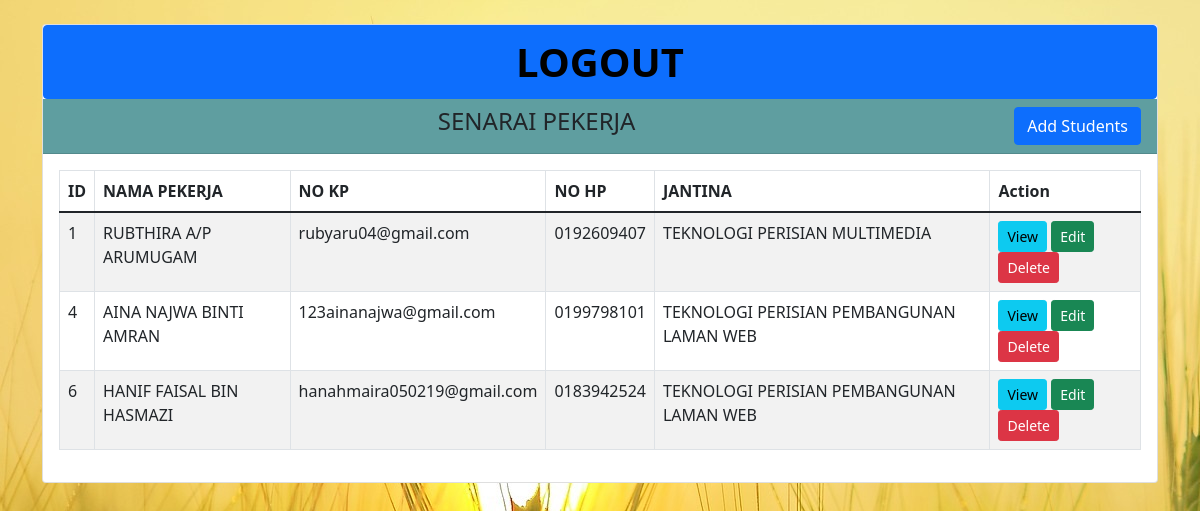
The page / on the database its author committed.
### tables this page shows
CREATE TABLE `students` (
  `id` int(100) NOT NULL,
  `name` varchar(100) NOT NULL,
  `email` varchar(100) NOT NULL,
  `phone` varchar(100) NOT NULL,
  `course` varchar(100) NOT NULL
);

### index.php (the view, shortened to what this page needs)
<?php
    require 'dbcon.php';
?>
<!doctype html>
<html lang="en">
  <head>
    <link href="https://cdn.jsdelivr.net/npm/bootstrap@5.1.3/dist/css/bootstrap.min.css" rel="stylesheet">
</head>
<body>
    <div class="container mt-4">
                <div class="row">
                    <div class="col-md-12">
                        <div class="card">
                    <a href="main.php" class="btn btn-primary float-end" style="font-size: 40px; color:black; font-weight:bold">LOGOUT</a>
                            <div class="card-header" style="background-color:cadetblue;">
                                <h4 style="text-align:center;">SENARAI PEKERJA
                                    <a href="student-create.php"  class="btn btn-primary float-end">Add Students</a><br>
                                </h4>
                            </div>
                            <div class="card-body" >
                                <table class="table table-bordered table-striped">
                                    <thead>
                                        <tr>
                                            <th>ID</th>
                                            <th>NAMA PEKERJA</th>
                                            <th>NO KP</th>
                                            <th>NO HP</th>
                                            <th>JANTINA</th>
                                            <th>Action</th>
                                        </tr>
                                    </thead>
                                    <tbody>
                                        <?php
                                            $query = "SELECT * FROM students";
                                            $query_run = mysqli_query($con, $query);
                                            if(mysqli_num_rows($query_run) > 0)
                                            {
                                                foreach($query_run as $student)
                                                {
                                                    ?>
                                                    <tr>
                                                        <td><?= $student['id']; ?></td>
                                                        <td><?= $student['name']; ?></td>
                                                        <td><?= $student['email']; ?></td>
                                                        <td><?= $student['phone']; ?></td>
                                                        <td><?= $student['course']; ?></td>
                                                        <td>
                                                            <a href="student-view.php?id=<?= $student['id']; ?>" class="btn btn-info btn-sm">View</a>
                                                            <a href="student-edit.php?id=<?= $student['id']; ?>" class="btn btn-success btn-sm">Edit</a>
                                                            <form action="code.php" method="POST" class="d-inline">
                                                                <button type="submit" name="delete_student" value="<?=$student['id'];?>" class="btn btn-danger btn-sm">Delete</button>
                                                            </form>
                                                        </td>
                                                    </tr>
                                                    <?php
                                                }
                                            }
                                            else
                                            {
                                                echo "<h5> No Record Found </h5>";
                                            }
                                        ?>
                                    </tbody>
                                </table>
                            </div>
                        </div>
                    </div>
                </div>
            </div>
        </body>
        </html>

### index.php (style rules this page uses)
body { background-image: url(image.jpg); }

### rows shown on the page
students: id "1", name "RUBTHIRA A/P ARUMUGAM", email "rubyaru04@gmail.com", phone "0192609407", course "TEKNOLOGI PERISIAN MULTIMEDIA"
students: id "4", name "AINA NAJWA BINTI AMRAN", email "123ainanajwa@gmail.com", phone "0199798101", course "TEKNOLOGI PERISIAN PEMBANGUNAN LAMAN WEB"
students: id "6", name "HANIF FAISAL BIN HASMAZI", email "hanahmaira050219@gmail.com", phone "0183942524", course "TEKNOLOGI PERISIAN PEMBANGUNAN LAMAN WEB"
